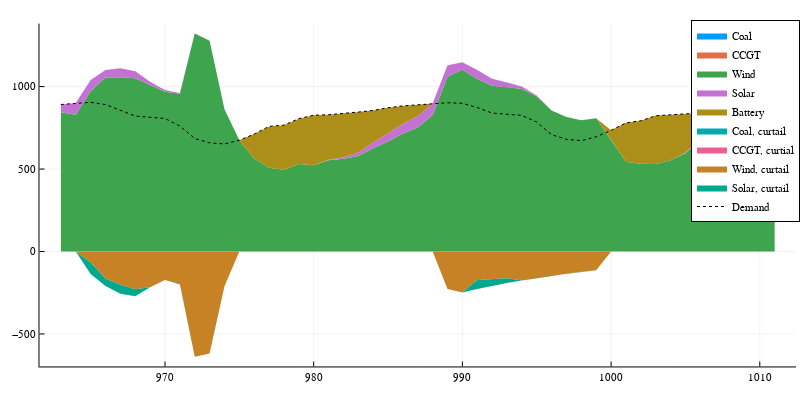

The notebook cell saved with this chart:
### Code cell
using Plots
println(T)
@userplot StackedArea

# a simple "recipe" for Plots.jl to get stacked area plots
# usage: stackedarea(xvector, datamatrix, plotsoptions)
@recipe function f(pc::StackedArea)
    x, y = pc.args
    n = length(x)
    y = cumsum(y, dims=2)
    seriestype := :shape

    # create a filled polygon for each item
    for c=1:size(y,2)
        sx = vcat(x, reverse(x))
        sy = vcat(y[:,c], c==1 ? zeros(n) : reverse(y[:,c-1]))
        @series (sx, sy)
    end
end

a = X_gen_matrix[1, time_ls]
b = X_gen_matrix[2, time_ls]
c = X_gen_matrix[3, time_ls]
d = X_gen_matrix[4, time_ls]
e = X_gen_matrix[5, time_ls]
a_c = X_cur_matrix[1, time_ls] * -1
b_c = X_cur_matrix[2, time_ls] * -1
c_c = X_cur_matrix[3, time_ls] * -1
d_c = X_cur_matrix[4, time_ls] * -1
x = time_ls


time_ls = time_ls_opt
plotly()
stackedarea(x, [d c b a e], labels=["Coal" "CCGT" "Wind" "Solar" "Battery"], lw=0)
stackedarea!(x, [d_c c_c b_c a_c], labels=["Coal, curtail" "CCGT, curtial" "Wind, curtail" "Solar, curtail"], lw=0)
plot!(x, total_demand[time_ls], label="Demand", lc=:black, lw=1, ls=:dot)
# plot!(x, value.(X_D)[:], label="Demand, shifted", lc=:black, lw=2)
plot!(size=(800,400))

### Figure 1 — Plotly figure (JSON) as saved in the notebook; plotly's stock layout.template omitted (floating-point values rounded to 4 significant figures)
{"data": [{"fill": "tozeroy", "fillcolor": "rgba(0, 154, 250, 1.000)", "legendgroup": "Coal", "line": {"color": "rgba(0, 0, 0, 1.000)", "dash": "solid", "width": 0}, "mode": "lines", "name": "Coal", "showlegend": true, "type": "scatter", "x": [963, 964, 965, 966, 967, 968, 969, 970, 971, 972, 973, 974, 975, 976, 977, 978, 979, 980, 981, 982, 983, 984, 985, 986, 987, 988, 989, 990, 991, 992, 993, 994, 995, 996, 997, 998, 999, 1000, 1001, 1002, 1003, 1004, 1005, 1006, 1007, 1008, 1009, 1010, 1011, 1011, 1010, 1009, 1008, 1007, 1006, 1005, 1004, 1003, 1002, 1001, 1000, 999, 998, 997, 996, 995, 994, 993, 992, 991, 990, 989, 988, 987, 986, 985, 984, 983, 982, 981, 980, 979, 978, 977, 976, 975, 974, 973, 972, 971, 970, 969, 968, 967, 966, 965, 964, 963, 963], "xaxis": "x1", "y": [0, 0, 0, 0, 0, 0, 0, 0, 0, 0, 0, 0, 0, 0, 0, 0, 0, 0, 0, 0, 0, 0, 0, 0, 0, 0, 0, 0, 0, 0, 0, 0, 0, 0, 0, 0, 0, 0, 0, 0, 0, 0, 0, 0, 0, 0, 0, 0, 0, 0, 0, 0, 0, 0, 0, 0, 0, 0, 0, 0, 0, 0, 0, 0, 0, 0, 0, 0, 0, 0, 0, 0, 0, 0, 0, 0, 0, 0, 0, 0, 0, 0, 0, 0, 0, 0, 0, 0, 0, 0, 0, 0, 0, 0, 0, 0, 0, 0, 0], "yaxis": "y1"}, {"fill": "tozeroy", "fillcolor": "rgba(227, 111, 71, 1.000)", "legendgroup": "CCGT", "line": {"color": "rgba(0, 0, 0, 1.000)", "dash": "solid", "width": 0}, "mode": "lines", "name": "CCGT", "showlegend": true, "type": "scatter", "x": [963, 964, 965, 966, 967, 968, 969, 970, 971, 972, 973, 974, 975, 976, 977, 978, 979, 980, 981, 982, 983, 984, 985, 986, 987, 988, 989, 990, 991, 992, 993, 994, 995, 996, 997, 998, 999, 1000, 1001, 1002, 1003, 1004, 1005, 1006, 1007, 1008, 1009, 1010, 1011, 1011, 1010, 1009, 1008, 1007, 1006, 1005, 1004, 1003, 1002, 1001, 1000, 999, 998, 997, 996, 995, 994, 993, 992, 991, 990, 989, 988, 987, 986, 985, 984, 983, 982, 981, 980, 979, 978, 977, 976, 975, 974, 973, 972, 971, 970, 969, 968, 967, 966, 965, 964, 963, 963], "xaxis": "x1", "y": [0, 0, 0, 0, 0, 0, 0, 0, 0, 0, 0, 0, 0, 0, 0, 0, 0, 0, 0, 0, 0, 0, 0, 0, 0, 0, 0, 0, 0, 0, 0, 0, 0, 0, 0, 0, 0, 0, 0, 0, 0, 0, 0, 0, 0, 0, 0, 0, 0, 0, 0, 0, 0, 0, 0, 0, 0, 0, 0, 0, 0, 0, 0, 0, 0, 0, 0, 0, 0, 0, 0, 0, 0, 0, 0, 0, 0, 0, 0, 0, 0, 0, 0, 0, 0, 0, 0, 0, 0, 0, 0, 0, 0, 0, 0, 0, 0, 0, 0], "yaxis": "y1"}, {"fill": "tozeroy", "fillcolor": "rgba(62, 164, 78, 1.000)", "legendgroup": "Wind", "line": {"color": "rgba(0, 0, 0, 1.000)", "dash": "solid", "width": 0}, "mode": "lines", "name": "Wind", "showlegend": true, "type": "scatter", "x": [963, 964, 965, 966, 967, 968, 969, 970, 971, 972, 973, 974, 975, 976, 977, 978, 979, 980, 981, 982, 983, 984, 985, 986, 987, 988, 989, 990, 991, 992, 993, 994, 995, 996, 997, 998, 999, 1000, 1001, 1002, 1003, 1004, 1005, 1006, 1007, 1008, 1009, 1010, 1011, 1011, 1010, 1009, 1008, 1007, 1006, 1005, 1004, 1003, 1002, 1001, 1000, 999, 998, 997, 996, 995, 994, 993, 992, 991, 990, 989, 988, 987, 986, 985, 984, 983, 982, 981, 980, 979, 978, 977, 976, 975, 974, 973, 972, 971, 970, 969, 968, 967, 966, 965, 964, 963, 963], "xaxis": "x1", "y": [844.2, 829.3, 971.0, 1056.0, 1057.0, 1051.0, 1010.0, 968.8, 956.7, 1322.0, 1278.0, 862.6, 674.6, 564.4, 507.8, 496.1, 530.6, 523.2, 554.0, 561.9, 578.3, 625.5, 667.7, 715.4, 752.4, 827.7, 1059.0, 1102.0, 1046.0, 1006.0, 996.9, 985.6, 939.3, 854.2, 814.9, 795.9, 808.6, 678.2, 543.7, 532.0, 531.0, 553.8, 595.5, 674.5, 772.3, 829.7, 828.0, 827.4, 828.5, 0, 0, 0, 0, 0, 0, 0, 0, 0, 0, 0, 0, 0, 0, 0, 0, 0, 0, 0, 0, 0, 0, 0, 0, 0, 0, 0, 0, 0, 0, 0, 0, 0, 0, 0, 0, 0, 0, 0, 0, 0, 0, 0, 0, 0, 0, 0, 0, 0, 844.2], "yaxis": "y1"}, {"fill": "tozeroy", "fillcolor": "rgba(195, 113, 210, 1.000)", "legendgroup": "Solar", "line": {"color": "rgba(0, 0, 0, 1.000)", "dash": "solid", "width": 0}, "mode": "lines", "name": "Solar", "showlegend": true, "type": "scatter", "x": [963, 964, 965, 966, 967, 968, 969, 970, 971, 972, 973, 974, 975, 976, 977, 978, 979, 980, 981, 982, 983, 984, 985, 986, 987, 988, 989, 990, 991, 992, 993, 994, 995, 996, 997, 998, 999, 1000, 1001, 1002, 1003, 1004, 1005, 1006, 1007, 1008, 1009, 1010, 1011, 1011, 1010, 1009, 1008, 1007, 1006, 1005, 1004, 1003, 1002, 1001, 1000, 999, 998, 997, 996, 995, 994, 993, 992, 991, 990, 989, 988, 987, 986, 985, 984, 983, 982, 981, 980, 979, 978, 977, 976, 975, 974, 973, 972, 971, 970, 969, 968, 967, 966, 965, 964, 963, 963], "xaxis": "x1", "y": [891.3, 899.8, 1041.0, 1101.0, 1112.0, 1094.0, 1030.0, 979.3, 961.1, 1323.0, 1278.0, 862.6, 674.6, 564.4, 507.8, 496.1, 530.6, 523.4, 556.5, 571.5, 599.6, 661.1, 716.7, 775.3, 819.6, 898.1, 1129.0, 1147.0, 1101.0, 1048.0, 1025.0, 1000.0, 945.5, 855.4, 815.0, 795.9, 808.6, 678.2, 543.7, 532.0, 531.0, 554.0, 598.0, 684.0, 793.5, 865.2, 876.9, 887.2, 895.6, 828.5, 827.4, 828.0, 829.7, 772.3, 674.5, 595.5, 553.8, 531.0, 532.0, 543.7, 678.2, 808.6, 795.9, 814.9, 854.2, 939.3, 985.6, 996.9, 1006.0, 1046.0, 1102.0, 1059.0, 827.7, 752.4, 715.4, 667.7, 625.5, 578.3, 561.9, 554.0, 523.2, 530.6, 496.1, 507.8, 564.4, 674.6, 862.6, 1278.0, 1322.0, 956.7, 968.8, 1010.0, 1051.0, 1057.0, 1056.0, 971.0, 829.3, 844.2, 891.3], "yaxis": "y1"}, {"fill": "tozeroy", "fillcolor": "rgba(172, 142, 24, 1.000)", "legendgroup": "Battery", "line": {"color": "rgba(0, 0, 0, 1.000)", "dash": "solid", "width": 0}, "mode": "lines", "name": "Battery", "showlegend": true, "type": "scatter", "x": [963, 964, 965, 966, 967, 968, 969, 970, 971, 972, 973, 974, 975, 976, 977, 978, 979, 980, 981, 982, 983, 984, 985, 986, 987, 988, 989, 990, 991, 992, 993, 994, 995, 996, 997, 998, 999, 1000, 1001, 1002, 1003, 1004, 1005, 1006, 1007, 1008, 1009, 1010, 1011, 1011, 1010, 1009, 1008, 1007, 1006, 1005, 1004, 1003, 1002, 1001, 1000, 999, 998, 997, 996, 995, 994, 993, 992, 991, 990, 989, 988, 987, 986, 985, 984, 983, 982, 981, 980, 979, 978, 977, 976, 975, 974, 973, 972, 971, 970, 969, 968, 967, 966, 965, 964, 963, 963], "xaxis": "x1", "y": [891.3, 899.8, 1041.0, 1101.0, 1112.0, 1094.0, 1030.0, 979.3, 961.1, 1323.0, 1278.0, 862.6, 674.6, 712.0, 758.7, 766.1, 805.6, 826.4, 829.3, 835.5, 845.5, 855.5, 871.8, 883.0, 890.3, 898.1, 1129.0, 1147.0, 1101.0, 1048.0, 1025.0, 1000.0, 945.5, 855.4, 815.0, 795.9, 808.6, 734.4, 780.2, 792.4, 823.3, 828.2, 831.5, 839.9, 850.1, 865.2, 876.9, 887.2, 895.6, 895.6, 887.2, 876.9, 865.2, 793.5, 684.0, 598.0, 554.0, 531.0, 532.0, 543.7, 678.2, 808.6, 795.9, 815.0, 855.4, 945.5, 1000.0, 1025.0, 1048.0, 1101.0, 1147.0, 1129.0, 898.1, 819.6, 775.3, 716.7, 661.1, 599.6, 571.5, 556.5, 523.4, 530.6, 496.1, 507.8, 564.4, 674.6, 862.6, 1278.0, 1323.0, 961.1, 979.3, 1030.0, 1094.0, 1112.0, 1101.0, 1041.0, 899.8, 891.3, 891.3], "yaxis": "y1"}, {"fill": "tozeroy", "fillcolor": "rgba(0, 170, 174, 1.000)", "legendgroup": "Coal, curtail", "line": {"color": "rgba(0, 0, 0, 1.000)", "dash": "solid", "width": 0}, "mode": "lines", "name": "Coal, curtail", "showlegend": true, "type": "scatter", "x": [963, 964, 965, 966, 967, 968, 969, 970, 971, 972, 973, 974, 975, 976, 977, 978, 979, 980, 981, 982, 983, 984, 985, 986, 987, 988, 989, 990, 991, 992, 993, 994, 995, 996, 997, 998, 999, 1000, 1001, 1002, 1003, 1004, 1005, 1006, 1007, 1008, 1009, 1010, 1011, 1011, 1010, 1009, 1008, 1007, 1006, 1005, 1004, 1003, 1002, 1001, 1000, 999, 998, 997, 996, 995, 994, 993, 992, 991, 990, 989, 988, 987, 986, 985, 984, 983, 982, 981, 980, 979, 978, 977, 976, 975, 974, 973, 972, 971, 970, 969, 968, 967, 966, 965, 964, 963, 963], "xaxis": "x1", "y": [0, 0, 0, 0, 0, 0, 0, 0, 0, 0, 0, 0, 0, 0, 0, 0, 0, 0, 0, 0, 0, 0, 0, 0, 0, 0, 0, 0, 0, 0, 0, 0, 0, 0, 0, 0, 0, 0, 0, 0, 0, 0, 0, 0, 0, 0, 0, 0, 0, 0, 0, 0, 0, 0, 0, 0, 0, 0, 0, 0, 0, 0, 0, 0, 0, 0, 0, 0, 0, 0, 0, 0, 0, 0, 0, 0, 0, 0, 0, 0, 0, 0, 0, 0, 0, 0, 0, 0, 0, 0, 0, 0, 0, 0, 0, 0, 0, 0, 0], "yaxis": "y1"}, {"fill": "tozeroy", "fillcolor": "rgba(237, 94, 147, 1.000)", "legendgroup": "CCGT, curtial", "line": {"color": "rgba(0, 0, 0, 1.000)", "dash": "solid", "width": 0}, "mode": "lines", "name": "CCGT, curtial", "showlegend": true, "type": "scatter", "x": [963, 964, 965, 966, 967, 968, 969, 970, 971, 972, 973, 974, 975, 976, 977, 978, 979, 980, 981, 982, 983, 984, 985, 986, 987, 988, 989, 990, 991, 992, 993, 994, 995, 996, 997, 998, 999, 1000, 1001, 1002, 1003, 1004, 1005, 1006, 1007, 1008, 1009, 1010, 1011, 1011, 1010, 1009, 1008, 1007, 1006, 1005, 1004, 1003, 1002, 1001, 1000, 999, 998, 997, 996, 995, 994, 993, 992, 991, 990, 989, 988, 987, 986, 985, 984, 983, 982, 981, 980, 979, 978, 977, 976, 975, 974, 973, 972, 971, 970, 969, 968, 967, 966, 965, 964, 963, 963], "xaxis": "x1", "y": [0, 0, 0, 0, 0, 0, 0, 0, 0, 0, 0, 0, 0, 0, 0, 0, 0, 0, 0, 0, 0, 0, 0, 0, 0, 0, 0, 0, 0, 0, 0, 0, 0, 0, 0, 0, 0, 0, 0, 0, 0, 0, 0, 0, 0, 0, 0, 0, 0, 0, 0, 0, 0, 0, 0, 0, 0, 0, 0, 0, 0, 0, 0, 0, 0, 0, 0, 0, 0, 0, 0, 0, 0, 0, 0, 0, 0, 0, 0, 0, 0, 0, 0, 0, 0, 0, 0, 0, 0, 0, 0, 0, 0, 0, 0, 0, 0, 0, 0], "yaxis": "y1"}, {"fill": "tozeroy", "fillcolor": "rgba(198, 130, 37, 1.000)", "legendgroup": "Wind, curtail", "line": {"color": "rgba(0, 0, 0, 1.000)", "dash": "solid", "width": 0}, "mode": "lines", "name": "Wind, curtail", "showlegend": true, "type": "scatter", "x": [963, 964, 965, 966, 967, 968, 969, 970, 971, 972, 973, 974, 975, 976, 977, 978, 979, 980, 981, 982, 983, 984, 985, 986, 987, 988, 989, 990, 991, 992, 993, 994, 995, 996, 997, 998, 999, 1000, 1001, 1002, 1003, 1004, 1005, 1006, 1007, 1008, 1009, 1010, 1011, 1011, 1010, 1009, 1008, 1007, 1006, 1005, 1004, 1003, 1002, 1001, 1000, 999, 998, 997, 996, 995, 994, 993, 992, 991, 990, 989, 988, 987, 986, 985, 984, 983, 982, 981, 980, 979, 978, 977, 976, 975, 974, 973, 972, 971, 970, 969, 968, 967, 966, 965, 964, 963, 963], "xaxis": "x1", "y": [0, 0, -66.49, -164.9, -201.3, -229.4, -216.2, -172.5, -196.1, -638.3, -618.8, -210.3, 7.814e-10, 0, 0, 0, 0, 0, 0, 0, 0, 0, 0, 0, 0, 3.735e-10, -226.8, -248.6, -172.8, -166.1, -162.8, -175.2, -160.6, -147.1, -134.8, -123.5, -113.2, 0, 0, 0, 0, 0, 0, 0, 0, 0, -2.482e-24, -8.137e-09, 1.023e-12, 0, 0, 0, 0, 0, 0, 0, 0, 0, 0, 0, 0, 0, 0, 0, 0, 0, 0, 0, 0, 0, 0, 0, 0, 0, 0, 0, 0, 0, 0, 0, 0, 0, 0, 0, 0, 0, 0, 0, 0, 0, 0, 0, 0, 0, 0, 0, 0, 0, 0], "yaxis": "y1"}, {"fill": "tozeroy", "fillcolor": "rgba(0, 169, 141, 1.000)", "legendgroup": "Solar, curtail", "line": {"color": "rgba(0, 0, 0, 1.000)", "dash": "solid", "width": 0}, "mode": "lines", "name": "Solar, curtail", "showlegend": true, "type": "scatter", "x": [963, 964, 965, 966, 967, 968, 969, 970, 971, 972, 973, 974, 975, 976, 977, 978, 979, 980, 981, 982, 983, 984, 985, 986, 987, 988, 989, 990, 991, 992, 993, 994, 995, 996, 997, 998, 999, 1000, 1001, 1002, 1003, 1004, 1005, 1006, 1007, 1008, 1009, 1010, 1011, 1011, 1010, 1009, 1008, 1007, 1006, 1005, 1004, 1003, 1002, 1001, 1000, 999, 998, 997, 996, 995, 994, 993, 992, 991, 990, 989, 988, 987, 986, 985, 984, 983, 982, 981, 980, 979, 978, 977, 976, 975, 974, 973, 972, 971, 970, 969, 968, 967, 966, 965, 964, 963, 963], "xaxis": "x1", "y": [0, 0, -136.0, -209.8, -256.3, -272.1, -216.2, -172.5, -200.5, -638.3, -618.8, -210.3, 7.814e-10, 0, 0, 0, 0, 0, 0, 0, 0, 0, 0, 0, 0, 3.735e-10, -226.8, -248.6, -227.8, -208.7, -191.2, -175.2, -160.6, -147.1, -134.8, -123.5, -113.2, 0, 0, 0, 0, 0, 0, 0, 0, 0, -2.482e-24, -8.137e-09, 1.023e-12, 1.023e-12, -8.137e-09, -2.482e-24, 0, 0, 0, 0, 0, 0, 0, 0, 0, -113.2, -123.5, -134.8, -147.1, -160.6, -175.2, -162.8, -166.1, -172.8, -248.6, -226.8, 3.735e-10, 0, 0, 0, 0, 0, 0, 0, 0, 0, 0, 0, 0, 7.814e-10, -210.3, -618.8, -638.3, -196.1, -172.5, -216.2, -229.4, -201.3, -164.9, -66.49, 0, 0, 0], "yaxis": "y1"}, {"colorbar": {"len": 0.9525, "title": "", "x": 0.9951, "y": 0.5139}, "legendgroup": "Demand", "line": {"color": "rgba(0, 0, 0, 1.000)", "dash": "dot", "shape": "linear", "width": 1}, "mode": "lines", "name": "Demand", "showlegend": true, "type": "scatter", "x": [963, 964, 965, 966, 967, 968, 969, 970, 971, 972, 973, 974, 975, 976, 977, 978, 979, 980, 981, 982, 983, 984, 985, 986, 987, 988, 989, 990, 991, 992, 993, 994, 995, 996, 997, 998, 999, 1000, 1001, 1002, 1003, 1004, 1005, 1006, 1007, 1008, 1009, 1010, 1011], "xaxis": "x", "y": [891.3, 899.8, 904.5, 890.9, 855.3, 821.4, 813.7, 806.8, 760.6, 685.1, 658.8, 652.2, 674.6, 712.0, 758.7, 766.1, 805.6, 826.4, 829.3, 835.5, 845.5, 855.5, 871.8, 883.0, 890.3, 898.1, 901.9, 898.8, 872.8, 839.5, 834.0, 825.2, 784.9, 708.3, 680.2, 672.4, 695.5, 734.4, 780.2, 792.4, 823.3, 828.2, 831.5, 839.9, 850.1, 865.2, 876.9, 887.2, 895.6], "yaxis": "y"}], "layout": {"annotations": [], "height": 400, "legend": {"bgcolor": "rgba(255, 255, 255, 1.000)", "bordercolor": "rgba(0, 0, 0, 1.000)", "borderwidth": 1, "font": {"color": "rgba(0, 0, 0, 1.000)", "family": "sans-serif", "size": 11}, "title": {"font": {"color": "rgba(0, 0, 0, 1.000)", "family": "sans-serif", "size": 15}, "text": ""}, "tracegroupgap": 0, "traceorder": "normal", "x": 1, "xanchor": "auto", "y": 1, "yanchor": "auto"}, "margin": {"b": 20, "l": 0, "r": 0, "t": 20}, "paper_bgcolor": "rgba(255, 255, 255, 1.000)", "plot_bgcolor": "rgba(255, 255, 255, 1.000)", "showlegend": true, "width": 800, "xaxis": {"anchor": "y", "domain": [0.04937, 0.9951], "gridcolor": "rgba(0, 0, 0, 0.100)", "gridwidth": 0.5, "linecolor": "rgba(0, 0, 0, 1.000)", "mirror": false, "range": [961.6, 1012.0], "showgrid": true, "showline": true, "showticklabels": true, "tickangle": 0, "tickcolor": "rgb(0, 0, 0)", "tickfont": {"color": "rgba(0, 0, 0, 1.000)", "family": "sans-serif", "size": 11}, "tickmode": "array", "ticks": "inside", "ticktext": ["970", "980", "990", "1000", "1010"], "tickvals": [970, 980, 990, 1000, 1010], "title": "", "titlefont": {"color": "rgba(0, 0, 0, 1.000)", "family": "sans-serif", "size": 15}, "type": "-", "visible": true, "zeroline": false, "zerolinecolor": "rgba(0, 0, 0, 1.000)"}, "yaxis": {"anchor": "x", "domain": [0.03762, 0.9902], "gridcolor": "rgba(0, 0, 0, 0.100)", "gridwidth": 0.5, "linecolor": "rgba(0, 0, 0, 1.000)", "mirror": false, "range": [-697.2, 1382.0], "showgrid": true, "showline": true, "showticklabels": true, "tickangle": 0, "tickcolor": "rgb(0, 0, 0)", "tickfont": {"color": "rgba(0, 0, 0, 1.000)", "family": "sans-serif", "size": 11}, "tickmode": "array", "ticks": "inside", "ticktext": ["−500", "0", "500", "1000"], "tickvals": [-500, 0, 500, 1000], "title": "", "titlefont": {"color": "rgba(0, 0, 0, 1.000)", "family": "sans-serif", "size": 15}, "type": "-", "visible": true, "zeroline": false, "zerolinecolor": "rgba(0, 0, 0, 1.000)"}}}
